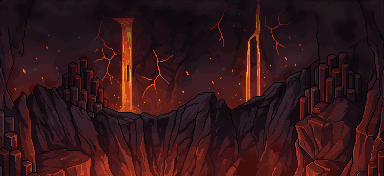
#> input picture tools/art-src/inferno/cavern_wall.png, 384 x 176 px
$ python build_inferno.py
#> lines starting #> are read from the running program, lines starting #| are printed output that depends on the picture
"""Builds the raid arena art (the Inferno Dragon's lava cavern) into public/art/bg/.

Run: python3 tools/build_inferno.py   (needs Pillow)

Sources (all PixelLab "Create Image (Pro)", in tools/art-src/inferno/):
  cavern_wall.png   384x176  back wall: basalt cliffs and columns, two lava falls
  cavern_floor.png  384x128  cracked basalt floor with thin lava cracks (laptops: a short floor band)
  cavern_floor_tall.png 384x256  the same floor with deeper perspective (phones and tall screens)
  lava_flow.png     160x80   molten lava surface with floating crust (the pool the dragon's rock stands in)
  lava_rivers.png   160x80   an unused alternative lava candidate

The wall and floor are copied as they are. The lava is mirrored into a 320px-wide strip so it
tiles seamlessly when the game scrolls it sideways (the pool slowly flows).
The game draws them in public/js/dungeon.js (paintInferno) and animates the pool, the lava
falls, the embers and the glow where the dragon's rock meets the lava in public/js/scene.js.
"""
import os
from PIL import Image, ImageOps

ROOT = os.path.dirname(os.path.dirname(os.path.abspath(__file__)))
SRC = os.path.join(ROOT, 'tools', 'art-src', 'inferno')
OUT = os.path.join(ROOT, 'public', 'art', 'bg')

def build():
    os.makedirs(OUT, exist_ok=True)
    for name, out in (('cavern_wall.png', 'inferno_wall.png'), ('cavern_floor.png', 'inferno_floor.png'), ('cavern_floor_tall.png', 'inferno_floor_tall.png')):
        Image.open(os.path.join(SRC, name)).convert('RGB').save(os.path.join(OUT, out), optimize=True)
    # a touch darker and redder, so the pool doesn't outshine the fighters
    lava = Image.open(os.path.join(SRC, 'lava_flow.png')).convert('RGB').point(lambda v: int(v * 0.9))
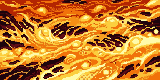
#> input picture tools/art-src/inferno/lava_flow.png, 160 x 80 px
    r, g, b = lava.split(); lava = Image.merge('RGB', (r, g.point(lambda v: int(v * 0.9)), b))
#> after `r, g, b = lava.split()`:
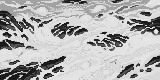
#> r: PIL image 160x80 L; min 26, max 228, mean 177.3
#> after `r, g, b = lava.split()`:
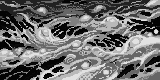
#> g: PIL image 160x80 L; min 3, max 225, mean 110.6
#> after `r, g, b = lava.split()`:
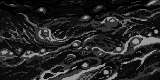
#> b: PIL image 160x80 L; min 1, max 153, mean 37.4
#> after `lava = Image.merge('RGB', (r, g.point(lambda v: int(v * 0.9)), b))`:
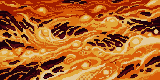
#> lava: PIL image 160x80 RGB; mean R, G, B 177.3, 99, 37.4
    strip = Image.new('RGB', (lava.width * 2, lava.height))
#> strip: PIL image 320x80 RGB; every value is 0
    strip.paste(lava, (0, 0)); strip.paste(ImageOps.mirror(lava), (lava.width, 0))
#> after `strip.paste(lava, (0, 0))`:
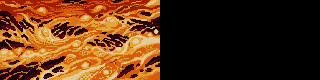
#> strip: PIL image 320x80 RGB; mean R, G, B 88.6, 49.5, 18.7
#> after `strip.paste(ImageOps.mirror(lava), (lava.width, 0))`:
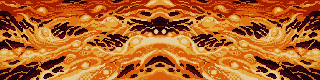
#> strip: PIL image 320x80 RGB; mean R, G, B 177.3, 99, 37.4
    strip.save(os.path.join(OUT, 'inferno_lava.png'), optimize=True)
    for f in sorted(os.listdir(OUT)):
        if f.startswith('inferno_'): print('wrote', f, Image.open(os.path.join(OUT, f)).size)

if __name__ == '__main__':
    build()
